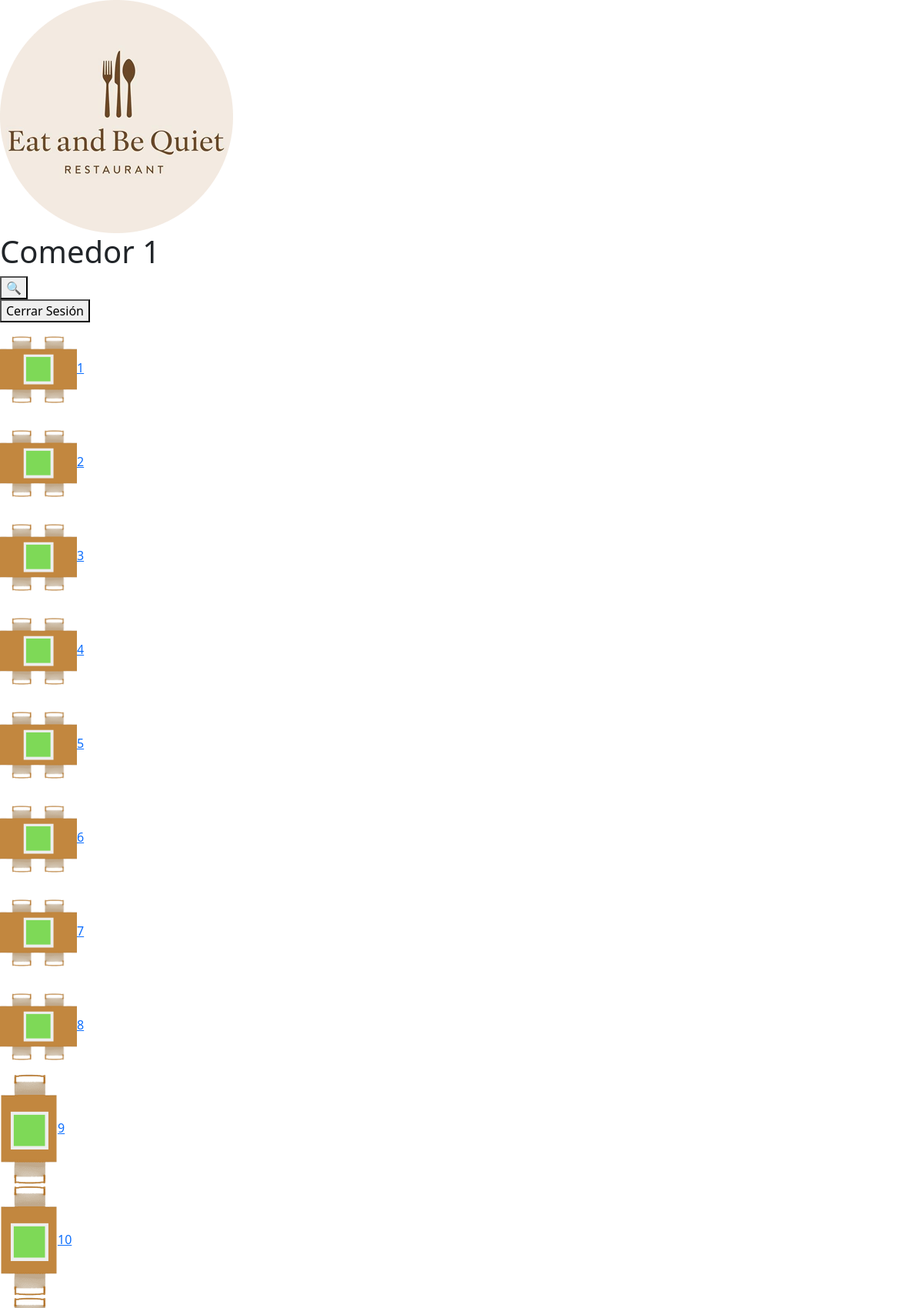
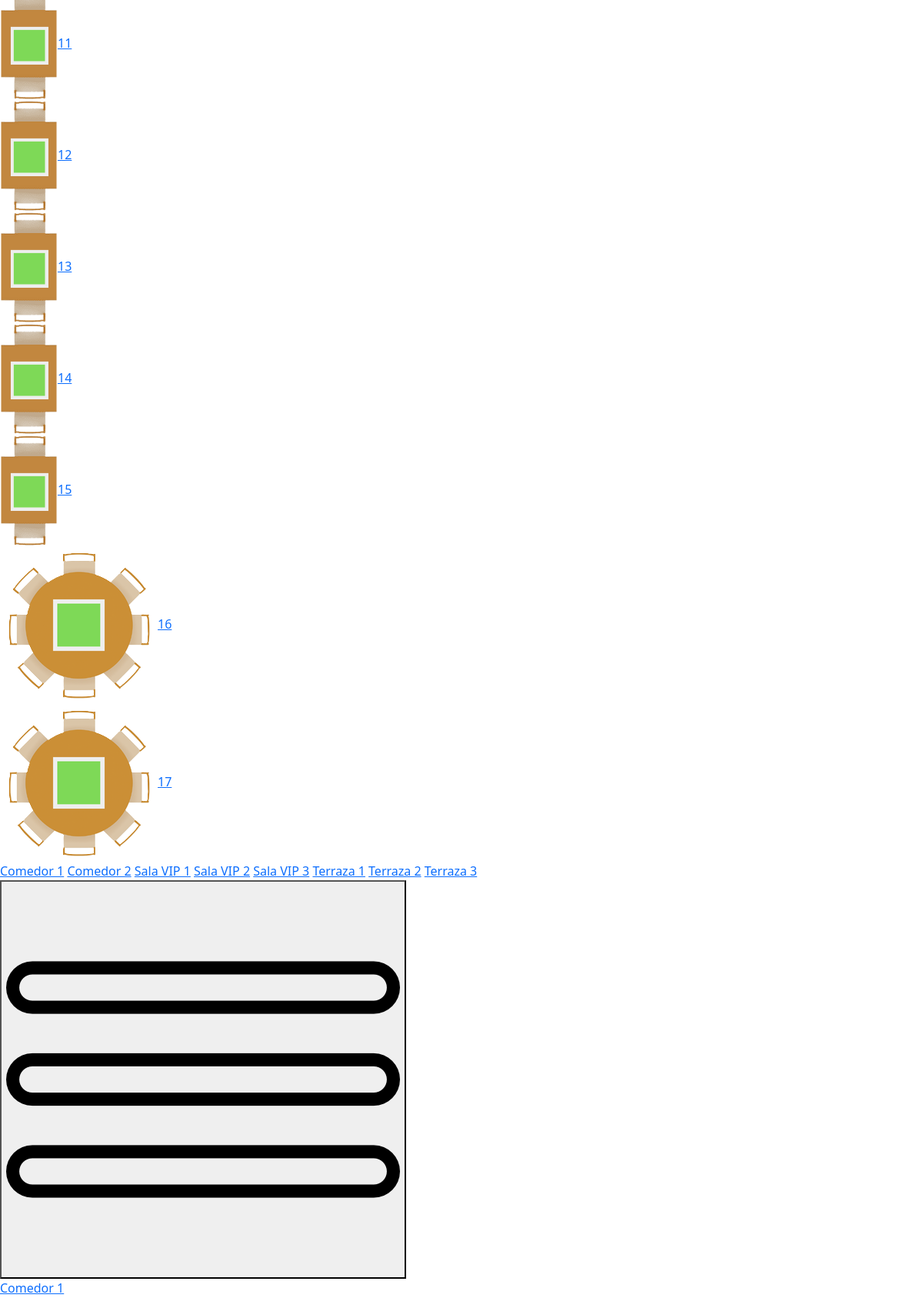
/view/sala.php (signed in, upper part), run on the app's committed database (2 pictures, top to bottom).
### tables this page shows
CREATE TABLE IF NOT EXISTS tbl_mesas (
    id_mesa INT AUTO_INCREMENT PRIMARY KEY,
    id_sala INT NOT NULL,
    num_sillas INT NOT NULL,
    estado ENUM('libre','ocupada') DEFAULT 'libre',
    tipo_mesa ENUM('cuadrada','rectangular','redonda','especial') NOT NULL
);

### view/sala.php (the view, shortened to what this page needs)
<!DOCTYPE html>
<html lang="en">
<head>
    <link href="https://cdn.jsdelivr.net/npm/bootstrap@5.3.8/dist/css/bootstrap.min.css" rel="stylesheet">
    <link rel="stylesheet/less" type="text/css" href="../estilos/estilos_salas.less" />
</head>
<body class="comedor">
    <div class="header">
        <img src="../media/Logo.png" alt="No se ha podido cargar la imagen">
        <h1>Comedor 1</h1>
        <div>
            <form action="historial.php" method="get">
                <button type="submit" class="btn-buscar">&#128269;</button>
            </form>
            <form action="./logout.php" method="post">
                <button type="submit" class="btn-cerrar-sesion">Cerrar Sesión</button>
            </form>
        </div>
    </div>
    <div class="content">
            <div class="left">
                <div class="section-1">
                    <?php
                        include_once "../conexion/conexion.php";
                        try {
                            $sql = "SELECT * FROM tbl_mesas WHERE id_sala = 1 AND tipo_mesa = 'rectangular'";
                            $stmt = $conn->query($sql);
                            $resultados = $stmt->fetchAll(PDO::FETCH_ASSOC);
                            $i = 1;
                            foreach($resultados as $mesa){
                                echo '<div class="mesa">';
                                echo '<form action="../index.php" method="POST">';
                                echo '<img src="../media/'. $mesa['tipo_mesa'] . '_' . $mesa['estado'] . '.png" alt="No se ha podido cargar la imagen" class="mesa-svg">';
                                if($mesa['estado'] == "ocupada"){
                                    echo '<a class="btn-mesa libre" id="' . $mesa['id_mesa'] . '" name="' . $mesa['id_sala'] . '">' . $mesa['id_mesa'] . '</a>';
                                } else if($mesa['estado'] == "libre"){
                                    echo '<a class="btn-mesa ocupada" id="' . $mesa['id_mesa'] . '" name="' . $mesa['id_sala'] . '">' . $mesa['id_mesa'] . '</a>';
                                }
                                echo '</form>';
                                echo '</div>';
                                $i++;
                                if($i > 8){
                                    break;
                                }
                            }
                        } catch (PDOException $e) {
                            echo "Error: " . $e->getMessage();
                        }
                    ?>
                </div>
                <div class="section-2">
                    <?php
                        include_once "../conexion/conexion.php";
                        try {
                            $sql2 = "SELECT * FROM tbl_mesas WHERE id_sala = 1 AND tipo_mesa = 'cuadrada'";
                            $stmt2 = $conn->query($sql2);
                            $resultados2 = $stmt2->fetchAll(PDO::FETCH_ASSOC);
                            $i = 1;
                            foreach($resultados2 as $mesa){
                                echo '<div class="mesa">';
                                echo '<form action="../index.php" method="POST">';
                                echo '<img src="../media/'. $mesa['tipo_mesa'] . '_' . $mesa['estado'] . '.png" alt="No se ha podido cargar la imagen" class="mesa-svg">';
                                if($mesa['estado'] == "ocupada"){
                                    echo '<a class="btn-mesa libre" id="' . $mesa['id_mesa'] . '" name="' . $mesa['id_sala'] . '">' . $mesa['id_mesa'] . '</a>';
                                } else if($mesa['estado'] == "libre"){
                                    echo '<a class="btn-mesa ocupada" id="' . $mesa['id_mesa'] . '" name="' . $mesa['id_sala'] . '">' . $mesa['id_mesa'] . '</a>';
                                }
                                echo '</form>';
                                echo '</div>';
                                $i++;
                                if($i > 7){
                                    break;
                                }
                            }
                        } catch (PDOException $e) {
                            echo "Error: " . $e->getMessage();
                        }
                    ?>
                </div>
            </div>
            <div class="section-3">
                <?php
                    include_once "../conexion/conexion.php";
                    try {
                        $sql3 = "SELECT * FROM tbl_mesas WHERE id_sala = 1 AND tipo_mesa = 'redonda'";
                        $stmt3 = $conn->query($sql3);
                        $resultados3 = $stmt3->fetchAll(PDO::FETCH_ASSOC);
                        $i = 1;
                        foreach($resultados3 as $mesa){
                            echo '<div class="mesa">';
                            echo '<form action="../index.php" method="POST">';
                            echo '<img src="../media/'. $mesa['tipo_mesa'] . '_' . $mesa['estado'] . '.png" alt="No se ha podido cargar la imagen" class="mesa-svg">';
                            if($mesa['estado'] == "ocupada"){
                                echo '<a class="btn-mesa libre" id="' . $mesa['id_mesa'] . '" name="' . $mesa['id_sala'] . '">' . $mesa['id_mesa'] . '</a>';
                            } else if($mesa['estado'] == "libre"){
                                echo '<a class="btn-mesa ocupada" id="' . $mesa['id_mesa'] . '" name="' . $mesa['id_sala'] . '">' . $mesa['id_mesa'] . '</a>';
                            }
                            echo '</form>';
                            echo '</div>';
                            $i++;
                            if($i > 2){
                                break;
                            }
                        }
                    } catch (PDOException $e) {
                        echo "Error: " . $e->getMessage();
                    }
                    ?>
            </div>
    </div>
    <div class="footer">
        <a href="./sala.php">Comedor 1</a>
        <a href="./sala-2.php">Comedor 2</a>
        <a href="./sala-vip-1.php">Sala VIP 1</a>
        <a href="./sala-vip-2.php">Sala VIP 2</a>
        <a href="./sala-vip-3.php">Sala VIP 3</a>
        <a href="./sala-terraza-1.php">Terraza 1</a>
        <a href="./sala-terraza-2.php">Terraza 2</a>
        <a href="./sala-terraza-3.php">Terraza 3</a>
    </div>
    <div class="footer-2" id="footer-2">
        <button class="btn-desplegable" id="btn-desplegable"><img src="../media/menu.png" alt=""></button>
        <div class="desplegable" id="desplegable">
            <div>
                <a href="./sala.php">Comedor 1</a><br><br><br>
                <a href="./sala-2.php">Comedor 2</a><br><br><br>
                <a href="./sala-vip-1.php">Sala VIP 1</a><br><br><br>
                <a href="./sala-vip-2.php">Sala VIP 2</a><br><br><br>
            </div>
        </div>
    </div>
</body>
</html>

### data on the page
tbl_mesas: tipo_mesa+estado (picture), id_mesa "1"
tbl_mesas: tipo_mesa+estado (picture), id_mesa "2"
tbl_mesas: tipo_mesa+estado (picture), id_mesa "3"
tbl_mesas: tipo_mesa+estado (picture), id_mesa "4"
tbl_mesas: tipo_mesa+estado (picture), id_mesa "5"
tbl_mesas: tipo_mesa+estado (picture), id_mesa "6"
tbl_mesas: tipo_mesa+estado (picture), id_mesa "7"
tbl_mesas: tipo_mesa+estado (picture), id_mesa "8"
tbl_mesas: tipo_mesa+estado (picture), id_mesa "9"
tbl_mesas: tipo_mesa+estado (picture), id_mesa "10"
tbl_mesas: tipo_mesa+estado (picture), id_mesa "11"
tbl_mesas: tipo_mesa+estado (picture), id_mesa "12"
tbl_mesas: tipo_mesa+estado (picture), id_mesa "13"
tbl_mesas: tipo_mesa+estado (picture), id_mesa "14"
tbl_mesas: tipo_mesa+estado (picture), id_mesa "15"
tbl_mesas: tipo_mesa+estado (picture), id_mesa "16"
tbl_mesas: tipo_mesa+estado (picture), id_mesa "17"
